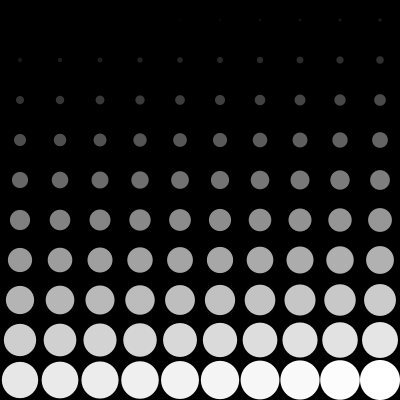
Frame 1 (no input)
Frame 60 (the mouse pressed at the canvas centre just before this capture): identical to frame 1, image omitted
Frame 120 (the mouse held since frame 60 and released just before this capture): identical to frame 1, image omitted

The Processing sketch that drew this single still picture (run headless with seeded random() and noise(); from frame 60 on, the mouse is pressed at the canvas centre):

// Processing sketch: processing_86674
// ── processing_86674.pde



int colonnes = 10;
int rangees = 10;

float largeurColonne;
float hauteurRangee;


void setup() {
  size(400, 400);
  smooth();
  
  largeurColonne = width/colonnes;
  hauteurRangee = height/rangees;

}


void draw() {

  background(0);

  noStroke();

  for (int i = 0; i < colonnes; i++ ) {
   for (int j = 0; j < rangees ; j++ ) {
     
     float x = i * largeurColonne;
     float y =  j * hauteurRangee;
     
     int celluleCourante = i + j * colonnes;
     int cellules = colonnes * rangees;
     
     fill(255 * celluleCourante / (cellules-1) );
     
     float largeur = largeurColonne * celluleCourante / (cellules-1);
     float hauteur = hauteurRangee * celluleCourante / (cellules-1);
     
     ellipse(x+largeurColonne*0.5, y+hauteurRangee*0.5, largeur, hauteur);
     
    }
  }

  
  
}
